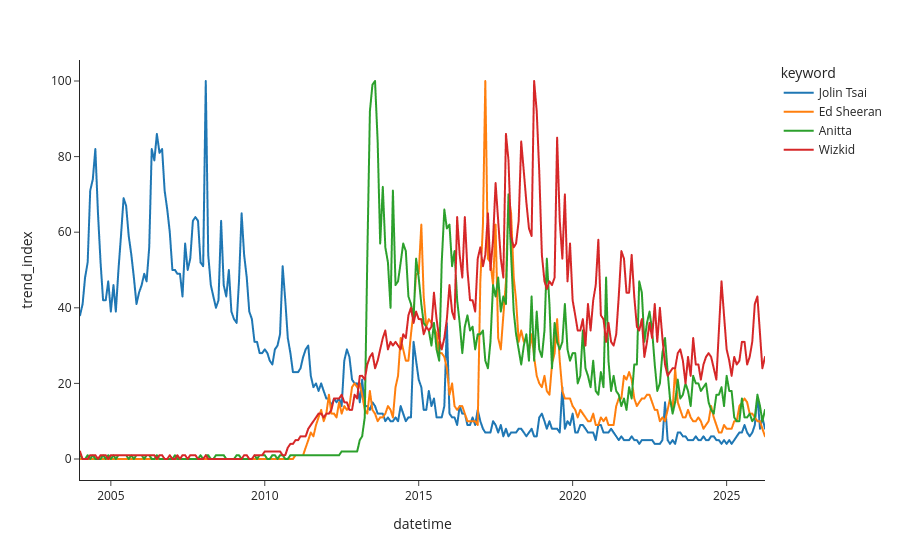

Notebook code for this chart:
### Code cell
fig = px.line(
    df_im1, x="datetime", y="trend_index", color="keyword", template="simple_white"
)
fig.show()

### Figure 1 — Plotly figure (JSON) as saved in the notebook; plotly's stock layout.template omitted (floating-point values rounded to 4 significant figures; data arrays with more than 128 entries replaced by an {"elided": "..."} marker saying what was removed)
{"data": [{"hovertemplate": "keyword=Jolin Tsai<br>datetime=%{x}<br>trend_index=%{y}<extra></extra>", "legendgroup": "Jolin Tsai", "line": {"color": "#1F77B4", "dash": "solid"}, "marker": {"symbol": "circle"}, "mode": "lines", "name": "Jolin Tsai", "showlegend": true, "type": "scattergl", "x": {"elided": "268 str values"}, "xaxis": "x", "y": {"elided": "268 int values"}, "yaxis": "y"}, {"hovertemplate": "keyword=Ed Sheeran<br>datetime=%{x}<br>trend_index=%{y}<extra></extra>", "legendgroup": "Ed Sheeran", "line": {"color": "#FF7F0E", "dash": "solid"}, "marker": {"symbol": "circle"}, "mode": "lines", "name": "Ed Sheeran", "showlegend": true, "type": "scattergl", "x": {"elided": "268 str values"}, "xaxis": "x", "y": {"elided": "268 int values"}, "yaxis": "y"}, {"hovertemplate": "keyword=Anitta<br>datetime=%{x}<br>trend_index=%{y}<extra></extra>", "legendgroup": "Anitta", "line": {"color": "#2CA02C", "dash": "solid"}, "marker": {"symbol": "circle"}, "mode": "lines", "name": "Anitta", "showlegend": true, "type": "scattergl", "x": {"elided": "268 str values"}, "xaxis": "x", "y": {"elided": "268 int values"}, "yaxis": "y"}, {"hovertemplate": "keyword=Wizkid<br>datetime=%{x}<br>trend_index=%{y}<extra></extra>", "legendgroup": "Wizkid", "line": {"color": "#D62728", "dash": "solid"}, "marker": {"symbol": "circle"}, "mode": "lines", "name": "Wizkid", "showlegend": true, "type": "scattergl", "x": {"elided": "268 str values"}, "xaxis": "x", "y": {"elided": "268 int values"}, "yaxis": "y"}], "layout": {"legend": {"title": {"text": "keyword"}, "tracegroupgap": 0}, "margin": {"t": 60}, "xaxis": {"anchor": "y", "domain": [0, 1], "title": {"text": "datetime"}}, "yaxis": {"anchor": "x", "domain": [0, 1], "title": {"text": "trend_index"}}}}
